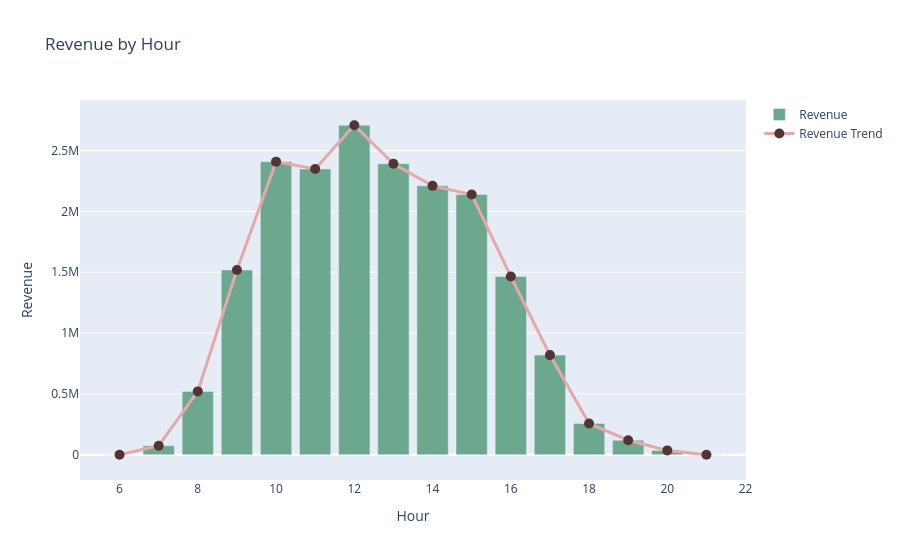

Notebook code cell kept with this figure:
### Code cell
import plotly.graph_objects as go

fig = go.Figure()

fig.add_trace(
    go.Bar(
        x=ho_rev["Hour"],
        y=ho_rev["Revenue"],
        name="Revenue",
        marker_color="#6CA88E"
    )
)

fig.add_trace(
    go.Scatter(
        x=ho_rev["Hour"],
        y=ho_rev["Revenue"],
        mode="lines+markers",
        name="Revenue Trend",
         line=dict(
            color="#E6A8A8",
            width=3
        ),
        marker=dict(
            color="#533434",
            size=10
        )
    )
)

fig.update_layout(
    title="Revenue by Hour",
    xaxis_title="Hour",
    yaxis_title="Revenue"

)




fig.show()

### Figure 1 — Plotly figure (JSON) as saved in the notebook; plotly's stock layout.template omitted (floating-point values rounded to 4 significant figures)
{"data": [{"marker": {"color": "#6CA88E"}, "name": "Revenue", "type": "bar", "x": [6, 7, 8, 9, 10, 11, 12, 13, 14, 15, 16, 17, 18, 19, 20, 21], "y": [-497.4, 73470.0, 520300.0, 1519000.0, 2409000.0, 2349000.0, 2708000.0, 2392000.0, 2210000.0, 2139000.0, 1465000.0, 818700.0, 256600.0, 118700.0, 35170.0, -4.95]}, {"line": {"color": "#E6A8A8", "width": 3}, "marker": {"color": "#533434", "size": 10}, "mode": "lines+markers", "name": "Revenue Trend", "type": "scatter", "x": [6, 7, 8, 9, 10, 11, 12, 13, 14, 15, 16, 17, 18, 19, 20, 21], "y": [-497.4, 73470.0, 520300.0, 1519000.0, 2409000.0, 2349000.0, 2708000.0, 2392000.0, 2210000.0, 2139000.0, 1465000.0, 818700.0, 256600.0, 118700.0, 35170.0, -4.95]}], "layout": {"title": {"text": "Revenue by Hour"}, "xaxis": {"title": {"text": "Hour"}}, "yaxis": {"title": {"text": "Revenue"}}}}
